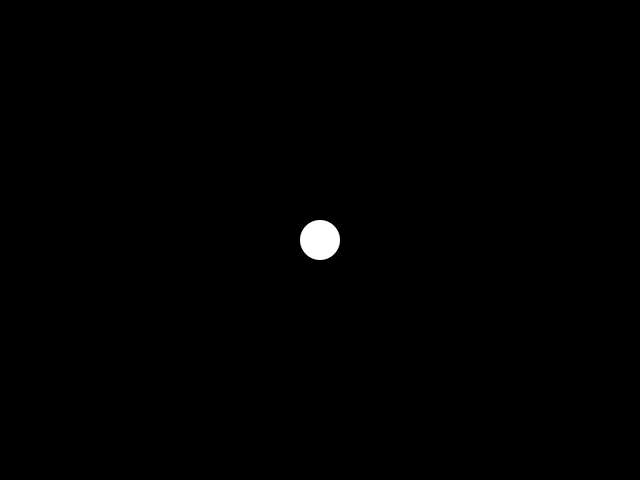
Frame 1 (no input)
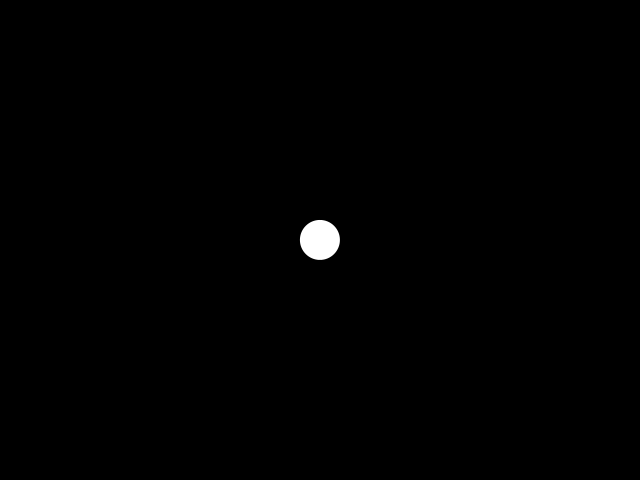
Frame 60 (the mouse pressed at the canvas centre just before this capture)
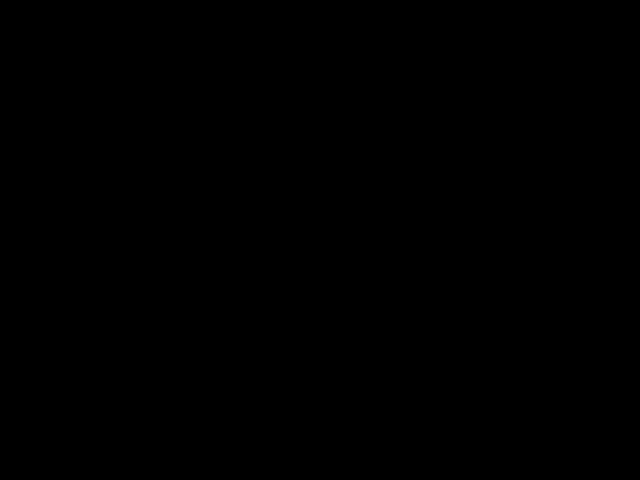
Frame 120 (the mouse held since frame 60 and released just before this capture)

The Processing sketch that drew these frames (run headless with seeded random() and noise(); from frame 60 on, the mouse is pressed at the canvas centre):

// Processing sketch: e_1_8_gravitation
// ── e_1_8_gravitation.pde
Mover mover;

void setup() {
  size(640, 480);
  smooth();
  mover = new Mover();
}

void draw() {
  background(0);
  mover.display();
  mover.update();
}

class Mover {
  PVector location;
  PVector velocity;
  PVector acceleration;
  PVector mouse;
  
  int speedLimit = 3;
  
  float dist;
  
  Mover() {
    location = new PVector(width/2, height/2);
    velocity = new PVector(0, 0);
    acceleration = new PVector(0, 0);
    mouse = new PVector(mouseX, mouseY);
  }
  
  void display() {
    noStroke();
    fill(255);
    ellipse(location.x, location.y, 40, 40);
  }
  
  void update() {
    mouse.x = mouseX;
    mouse.y = mouseY;
    
    acceleration = PVector.sub(mouse, location);
    dist = acceleration.mag();
    acceleration.setMag(10 / (dist * dist));
    velocity.add(acceleration);
    location.add(velocity);
    velocity.limit(speedLimit);
  }
}
